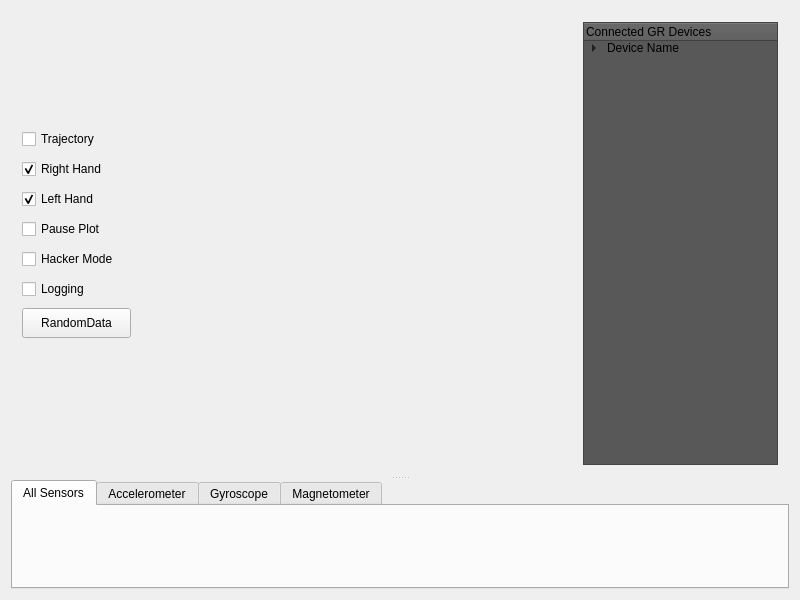
<?xml version="1.0" encoding="UTF-8"?>
<ui version="4.0">
 <class>GRVisualization</class>
 <widget class="QMainWindow" name="GRVisualization">
  <property name="geometry">
   <rect>
    <x>0</x>
    <y>0</y>
    <width>800</width>
    <height>600</height>
   </rect>
  </property>
  <property name="minimumSize">
   <size>
    <width>800</width>
    <height>600</height>
   </size>
  </property>
  <property name="windowTitle">
   <string>GR SDK</string>
  </property>
  <widget class="QWidget" name="centralWidget">
   <layout class="QGridLayout" name="gridLayout_2">
    <item row="0" column="0">
     <widget class="QSplitter" name="splitter">
      <property name="orientation">
       <enum>Qt::Vertical</enum>
      </property>
      <widget class="GRGLWidget" name="GLwidget" native="true">
       <property name="sizePolicy">
        <sizepolicy hsizetype="Expanding" vsizetype="Preferred">
         <horstretch>0</horstretch>
         <verstretch>0</verstretch>
        </sizepolicy>
       </property>
       <property name="maximumSize">
        <size>
         <width>16777215</width>
         <height>16777215</height>
        </size>
       </property>
       <layout class="QGridLayout" name="gridLayout">
        <item row="0" column="1">
         <spacer name="horizontalSpacer">
          <property name="orientation">
           <enum>Qt::Horizontal</enum>
          </property>
          <property name="sizeHint" stdset="0">
           <size>
            <width>431</width>
            <height>20</height>
           </size>
          </property>
         </spacer>
        </item>
        <item row="0" column="2">
         <widget class="QTreeWidget" name="devicesTree">
          <property name="maximumSize">
           <size>
            <width>200</width>
            <height>500</height>
           </size>
          </property>
          <property name="styleSheet">
           <string notr="true">background-color: rgb(88, 88, 88);</string>
          </property>
          <column>
           <property name="text">
            <string>Connected GR Devices</string>
           </property>
          </column>
          <item>
           <property name="text">
            <string>Device Name</string>
           </property>
           <item>
            <property name="text">
             <string>ID</string>
            </property>
           </item>
           <item>
            <property name="text">
             <string>Path</string>
            </property>
           </item>
          </item>
         </widget>
        </item>
        <item row="0" column="0">
         <widget class="QWidget" name="settings" native="true">
          <property name="minimumSize">
           <size>
            <width>130</width>
            <height>200</height>
           </size>
          </property>
          <property name="maximumSize">
           <size>
            <width>130</width>
            <height>250</height>
           </size>
          </property>
          <widget class="QCheckBox" name="trajectoryCheckBox">
           <property name="geometry">
            <rect>
             <x>0</x>
             <y>10</y>
             <width>89</width>
             <height>22</height>
            </rect>
           </property>
           <property name="text">
            <string>Trajectory</string>
           </property>
          </widget>
          <widget class="QPushButton" name="randomData">
           <property name="enabled">
            <bool>true</bool>
           </property>
           <property name="geometry">
            <rect>
             <x>0</x>
             <y>190</y>
             <width>109</width>
             <height>30</height>
            </rect>
           </property>
           <property name="maximumSize">
            <size>
             <width>240</width>
             <height>30</height>
            </size>
           </property>
           <property name="text">
            <string>RandomData</string>
           </property>
          </widget>
          <widget class="QCheckBox" name="rightHandCheckBox">
           <property name="geometry">
            <rect>
             <x>0</x>
             <y>40</y>
             <width>97</width>
             <height>22</height>
            </rect>
           </property>
           <property name="palette">
            <palette>
             <active>
              <colorrole role="Button">
               <brush brushstyle="SolidPattern">
                <color alpha="255">
                 <red>59</red>
                 <green>2</green>
                 <blue>51</blue>
                </color>
               </brush>
              </colorrole>
             </active>
             <inactive>
              <colorrole role="Button">
               <brush brushstyle="SolidPattern">
                <color alpha="255">
                 <red>59</red>
                 <green>2</green>
                 <blue>51</blue>
                </color>
               </brush>
              </colorrole>
             </inactive>
             <disabled>
              <colorrole role="Button">
               <brush brushstyle="SolidPattern">
                <color alpha="255">
                 <red>59</red>
                 <green>2</green>
                 <blue>51</blue>
                </color>
               </brush>
              </colorrole>
             </disabled>
            </palette>
           </property>
           <property name="autoFillBackground">
            <bool>false</bool>
           </property>
           <property name="text">
            <string>Right Hand</string>
           </property>
           <property name="checked">
            <bool>true</bool>
           </property>
          </widget>
          <widget class="QCheckBox" name="loggingCheckBox">
           <property name="enabled">
            <bool>true</bool>
           </property>
           <property name="geometry">
            <rect>
             <x>0</x>
             <y>160</y>
             <width>78</width>
             <height>22</height>
            </rect>
           </property>
           <property name="text">
            <string>Logging</string>
           </property>
           <property name="checked">
            <bool>false</bool>
           </property>
          </widget>
          <widget class="QCheckBox" name="hackerModeCheckBox">
           <property name="enabled">
            <bool>true</bool>
           </property>
           <property name="geometry">
            <rect>
             <x>0</x>
             <y>130</y>
             <width>109</width>
             <height>22</height>
            </rect>
           </property>
           <property name="text">
            <string>Hacker Mode</string>
           </property>
          </widget>
          <widget class="QCheckBox" name="leftHandCheckBox">
           <property name="geometry">
            <rect>
             <x>0</x>
             <y>70</y>
             <width>88</width>
             <height>22</height>
            </rect>
           </property>
           <property name="text">
            <string>Left Hand</string>
           </property>
           <property name="checkable">
            <bool>true</bool>
           </property>
           <property name="checked">
            <bool>true</bool>
           </property>
          </widget>
          <widget class="QCheckBox" name="pausePlotCheckBox">
           <property name="geometry">
            <rect>
             <x>0</x>
             <y>100</y>
             <width>89</width>
             <height>22</height>
            </rect>
           </property>
           <property name="text">
            <string>Pause Plot</string>
           </property>
          </widget>
         </widget>
        </item>
       </layout>
      </widget>
      <widget class="QTabWidget" name="Plots">
       <property name="currentIndex">
        <number>0</number>
       </property>
       <widget class="QWidget" name="tab_all_data">
        <attribute name="title">
         <string>All Sensors</string>
        </attribute>
        <layout class="QHBoxLayout" name="horizontalLayout_2">
         <item>
          <widget class="QCustomPlot" name="accelerometer" native="true">
           <property name="maximumSize">
            <size>
             <width>16777215</width>
             <height>16777215</height>
            </size>
           </property>
          </widget>
         </item>
         <item>
          <widget class="QCustomPlot" name="gyroscope" native="true"/>
         </item>
         <item>
          <widget class="QCustomPlot" name="magnetometer" native="true"/>
         </item>
        </layout>
       </widget>
       <widget class="QWidget" name="tab_accelerometer">
        <attribute name="title">
         <string>Accelerometer</string>
        </attribute>
        <layout class="QVBoxLayout" name="verticalLayout_5">
         <item>
          <widget class="QCustomPlot" name="only_accelerometer" native="true">
           <property name="minimumSize">
            <size>
             <width>0</width>
             <height>0</height>
            </size>
           </property>
           <property name="maximumSize">
            <size>
             <width>16777215</width>
             <height>16777215</height>
            </size>
           </property>
           <property name="baseSize">
            <size>
             <width>300</width>
             <height>0</height>
            </size>
           </property>
          </widget>
         </item>
        </layout>
       </widget>
       <widget class="QWidget" name="tab_gyroscope">
        <attribute name="title">
         <string>Gyroscope</string>
        </attribute>
        <layout class="QVBoxLayout" name="verticalLayout_4">
         <item>
          <widget class="QCustomPlot" name="only_gyroscope" native="true">
           <property name="minimumSize">
            <size>
             <width>0</width>
             <height>0</height>
            </size>
           </property>
           <property name="maximumSize">
            <size>
             <width>16777215</width>
             <height>16777215</height>
            </size>
           </property>
           <property name="baseSize">
            <size>
             <width>300</width>
             <height>0</height>
            </size>
           </property>
          </widget>
         </item>
        </layout>
       </widget>
       <widget class="QWidget" name="tab_magnetometer">
        <attribute name="title">
         <string>Magnetometer</string>
        </attribute>
        <layout class="QVBoxLayout" name="verticalLayout">
         <item>
          <widget class="QCustomPlot" name="only_magnetometer" native="true">
           <property name="minimumSize">
            <size>
             <width>0</width>
             <height>0</height>
            </size>
           </property>
           <property name="maximumSize">
            <size>
             <width>16777215</width>
             <height>16777215</height>
            </size>
           </property>
           <property name="baseSize">
            <size>
             <width>300</width>
             <height>0</height>
            </size>
           </property>
          </widget>
         </item>
        </layout>
       </widget>
      </widget>
     </widget>
    </item>
   </layout>
  </widget>
  <action name="actionWhat">
   <property name="text">
    <string>&amp;what?</string>
   </property>
  </action>
  <action name="actionIs">
   <property name="text">
    <string>&amp;is</string>
   </property>
  </action>
 </widget>
 <layoutdefault spacing="6" margin="11"/>
 <customwidgets>
  <customwidget>
   <class>GRGLWidget</class>
   <extends>QWidget</extends>
   <header>GRGLWidget.h</header>
   <container>1</container>
  </customwidget>
  <customwidget>
   <class>QCustomPlot</class>
   <extends>QWidget</extends>
   <header>qcustomplot.h</header>
   <container>1</container>
  </customwidget>
 </customwidgets>
 <resources/>
 <connections/>
</ui>
